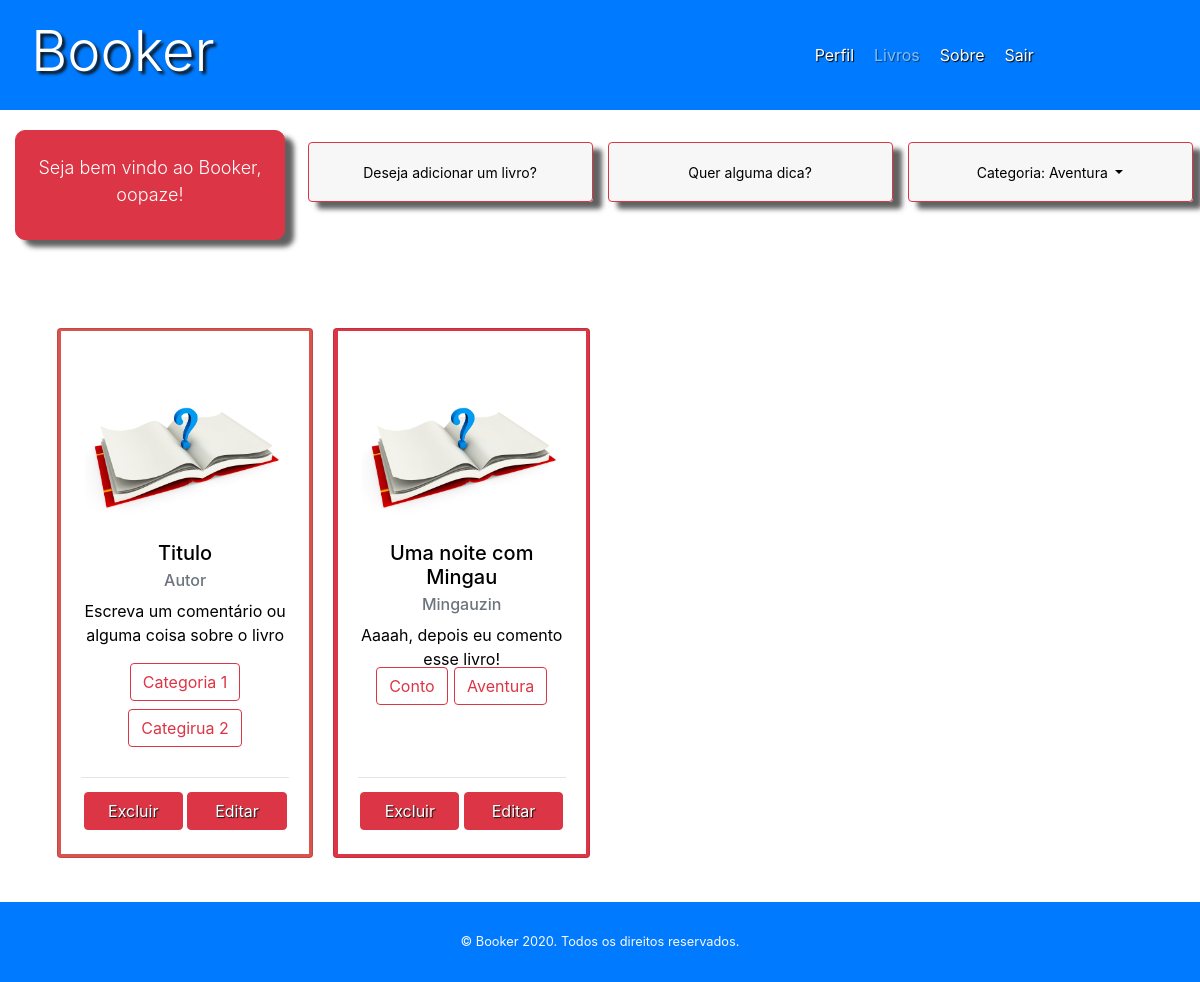
The app's page /book/Aventura (signed in) with its own data.
### app/models/table.py (models this page shows, shortened)
class User(db.Model):
	__tablename__ = 'users'
	id = db.Column(db.Integer, primary_key='True')
	username = db.Column(db.String(20), unique=True)
	password = db.Column(db.String(30))
	name = db.Column(db.String(30))
	email = db.Column(db.String(30), unique=True)
	criado_em = db.Column(db.DateTime, default=datetime.now())
	image = db.relationship('UserImage', backref='users')
	books = db.relationship('Book', backref='users')
	@property
	def is_authenticated(self):
		return True

class Category(db.Model):
	__tablename__ = 'categories'
	id = db.Column(db.Integer, primary_key=True)
	categoria = db.Column(db.String(40), nullable=False, unique=True)

class Book(db.Model):
	__tablename__ = 'books'
	id = db.Column(db.Integer, primary_key=True)
	titulo = db.Column(db.String(100), nullable=False)
	autor = db.Column(db.String(30), default='Desconhecido')
	nota = db.Column(db.Float)
	lido = db.Column(db.Boolean, default=False)
	comment = db.Column(db.String(100), default="Aaaah, depois eu comento esse livro!")
	criado_em = db.Column(db.DateTime, default=datetime.now())
	owner = db.Column(db.Integer, db.ForeignKey('users.id'))
	file = db.relationship('BookFile', backref='Book')
	categories = db.relationship(Category,
							secondary=Book_category,
							backref=db.backref('books',
												lazy='dynamic'))

### app/controllers/default.py (the view)
@app.route('/book/<categoria>', methods=['GET', 'POST'])
@app.route('/books', methods=['GET', 'POST'])
@login_required
def books(categoria=None):
	books = Book.query.filter_by(owner=int(current_user.id)).all()
	categories = []
	for book in books:
		for category in book.categories:
			if category not in categories and category.categoria != categoria:
				categories.append(category)
			if book.file:
				loadbook(book.file[0].file, book.id)
	categoria_now = None
	if categoria:
		categoria_now = categoria
		books_categoria = []
		for book in books:
			for categoria_book in book.categories:
				if categoria_book.categoria == categoria:
					books_categoria.append(book)
		books = books_categoria
	files = []
	BookForm_ = BookForm()
	updateBookForm_ = BookForm()
	return render_template('books.html',
	 						title='Livros',
	 						user=current_user,
	 						categorias=categories,
	 						books=books,
	 						newBook=BookForm_,
	 						updatebook=updateBookForm_,
	 						categoria_now = categoria_now)

### app/controllers/default.py (called while the page is built)
@lm.user_loader
def load_user(user_id):
    return User.query.filter_by(id=user_id).first()

### app/templates/books.html (shortened to what this page needs)
<!DOCTYPE html>
<html>
	<head>
		<link rel="stylesheet" type="text/css" href="{{ url_for('static', filename='css/bootstrap.min.css')}}">
		<link rel="stylesheet" href="{{ url_for('static', filename='css/book.css')}}">
		<link rel="stylesheet" href="{{ url_for('static', filename='css/header.css')}}">
		<link rel="stylesheet" href="https://cdnjs.cloudflare.com/ajax/libs/font-awesome/4.7.0/css/font-awesome.min.css">
	</head>
	<body>
		<div class="container-fluid">
			<header>
			  	<div class="row">
					<nav class="navbar navbar-expand-lg navbar-dark bg-primary">
			  			<div class="col-md-4">
					  		<div id='logo-menu'>
								<a id='logo' href="{{url_for('books')}}">
									<h2 class="display-4"> Booker </h2>
								</a>
							</div>
						</div>
						<div class="col-md-4 offset-md-4">
						  	<div class="collapse navbar-collapse" id="navbarNavDropdown">
							    <a class="menu-item" href="{{ url_for('perfil', username=current_user.username) }}">Perfil</a>
							    <a class="menu-item isDisabled" href="">Livros</a>
							    <a class="menu-item" data-toggle="modal" data-target="#sobreModal"> Sobre </a>
							    <a class="menu-item" data-toggle="modal" data-target="#sairModal">Sair</a>
						  	</div>
						</div>
					</nav>
				</div>
			</header>
		</div>
		<div class="container-fluid" id='centerPage'>
			<div class="row" id='Welcome'>
				<div class="col-md-3 header-message-align">
					<div class="card-dados btn btn-danger ">
						<p class="lead welcome-text"> Seja bem vindo ao Booker, {{ current_user.username }}!</p>
					</div>
				</div>
				<div class="col-md-3 buttons-conteiner">
				    <button type="button" class="btn Selector-Button btn-outline-danger" data-toggle="modal" data-target="#InserirBook">Deseja adicionar um livro? </button>
				</div>
				<div class="col-md-3 buttons-conteiner">
				    <button onclick="showmessage()" data-toggle="modal" data-target="#tipModal" type="button" class="btn Selector-Button btn-outline-danger"> Quer alguma dica? </button>
				</div>
				<div class="col-md-3 buttons-conteiner">
				    <button type="button" class="btn Selector-Button btn-outline-danger dropdown-toggle" data-toggle="dropdown" id='select-bt'>
				    	{% if categoria_now %}
				    		Categoria: {{ categoria_now }}
				    	{% else %}
							Categoria: Todos
				    	{% endif %}
				   	</button>
				</div>
			</div>
			<div class="row book-space">
				<div class="col-md-3" style="padding: 10px">
					<button class="card card-size-control align-center" style="width: 18rem;">
						<div class="card-color">
						    <img class="card-img-top" src="/static/image/profilepattern.jpg" alt="Card image cap">
						  	<div class="card-body">
						  		<div style="height: 180px">
								    <h5 class="card-title">Titulo</h5>
								    <h6 class="card-subtitle mb-2 text-muted">Autor</h6>
								    <p class="card-text">Escreva um comentário ou alguma coisa sobre o livro</p>
							    </div>
							    <div class="categorias">
								    <label class="btn btn-outline-danger">Categoria 1</label>
								    <label class="btn btn-outline-danger">Categirua 2</label>
								</div>
							    <hr style="width: 100%; clear: both;">
						  	</div>
						  	<div class="card-footer-control">
						  		<a class="card-button btn btn-danger"> Excluir </a>
						  		<a class="card-button btn btn-danger"> Editar </a>
						  	</div>
					  	</div>
					</button>
				</div>
				{% for book in books %}
					<div class="col-md-3" style="padding: 10px">
						{% if book.lido %}
							<button class="card card-size-control align-center bg-success" style="width: 18rem;">
						{% else %}
							<button class="card card-size-control align-center bg-danger" style="width: 18rem;">
						{% endif %}
							<div class="card-color">
							    <a  data-toggle="modal" data-target="#read{{book.id}}"><img class="card-img-top" src="/static/image/profilepattern.jpg" alt="Card image cap">
							    </a>
							  	<div class="card-body">
							  		<div style="height: 180px">
									    <h5 class="card-title">{{ book.titulo }}</h5>
									    <h6 class="card-subtitle mb-2 text-muted">{{ book.autor }}</h6>
									    <p class="card-text text-justify-center"> {{book.comment}} </p>
								    </div>
								    <div class="categorias">
								 	{% for category in book.categories %}
								 		{% if book.lido %}
											<a class="btn btn-outline-success" href="{{url_for('books', categoria=category.categoria)}}">{{ category.categoria }} </a>
										{% else %}
											<a href="{{url_for('books', categoria=category.categoria)}}" class="btn btn-outline-danger"> {{ category.categoria }}</a>
										{% endif %}
									{% endfor %}
									</div>
								 	<hr style="width: 100%; clear: both;">
							  	</div>
							  	<div class="card-footer-control">
							  		{% if book.lido %}
							  			<a class="card-button btn btn-success" onclick="myFunction('{{book.id}}')"> Excluir </a>
								  		<a class="card-button btn btn-success" data-toggle="modal" data-target="#edit{{book.id}}"> Editar </a>
									{% else %}
								  		<a onclick="myFunction('{{book.id}}')" class="card-button btn btn-danger"> Excluir </a>
								  		<a class="card-button btn btn-danger" data-toggle="modal" data-target="#edit{{book.id}}"> Editar </a>
									{% endif %}
							  	</div>
						  	</div>
							</button>
					</div>
				{% endfor %}
			</div>
		</div>
		<footer class="bg-primary">
		    <div class="footer-p">
		    	<p class="text-light small mb-4 mb-lg-0">© Booker 2020. Todos os direitos reservados.</p>
		    </div>
		</footer>
	</body>
</html>

### app/static/css/book.css (style rules this page uses)
body { width: 100%; background-image: url('/static/image/fundo.jpg'); background-size: cover; }
#centerPage { padding-top: 10px; width: 100%; min-height: 464px; background-color: rgba(255, 255, 255, 0.7); }
.card-dados { padding: 15px 0; width: 100%; max-height: 150px; color: black; text-align: center; max-width: 100%; border-radius: 10px; box-shadow: 9px 7px 5px rgba(50, 50, 50, 0.77); }
.card-dados p { font-size: 18px !important; padding-top: 8px; }
#Welcome { padding: 10px 0 15px 0; }
.header-message-align { margin: 0 0 30px 0; }
.welcome-text { color: white; }
.Selector-Button { background-color: rgba(247,247,247, 0.9); color: black; width: 300px; max-width: 95%; min-height: 60px; font-size: 14px; box-shadow: 9px 7px 5px rgba(50, 50, 50, 0.77); }
.buttons-conteiner { padding: 1% 0; text-align: center; width: 100%; }
.book-space { padding: 2% 4%; }
.card-body p { min-height: 50px; }
.card-size-control { align-items: center; margin: 10px 0; min-height: 530px; padding: 2px; width: 100% !important; background-color: rgb(217, 83, 79); }
.card-color { width: 99%; background-color: white; height: 523px; }
.categorias { align-items: center; text-align: center; margin: -60px 0 10px 0; padding: 2px; height: 100px; max-width: 100%; }
.categorias a { max-height: 90px; margin: 4px 1px; }
.card-button { max-width: 50%; width: 40%; }
.card-footer-control { width: 100%; height: 40px; clear: both; margin-bottom: 10px; }
.card-footer-control a { margin-top: -35px; color: white; text-shadow: 1px 1px 1px #111111; }
.card img { padding-top: 30px; max-height: 200px; max-width: 200px; }

### app/static/css/header.css (style rules this page uses)
body { width: 100%; }
header { width: 100%; }
header nav { width: 100%; height: 110px; }
.isDisabled { color: currentColor; cursor: not-allowed; opacity: 0.5; text-decoration: none; }
#navbarNavDropdown { width: 100%; }
#navbarNavDropdown a { color: white; }
.menu-item { padding: 0px 15px 0px 5px; text-shadow: 1px 1px 1px #000000; color: white; }
#logo-menu { max-width: 80%; float: left; }
#logo h2 { text-decoration: none; text-align: left; color: #FFFFFF; text-shadow: 3px 3px 3px #111111; width: 80%; padding-top: 1px; }
footer { height: 80px !important; }
footer p { height: 20px; padding: 30px 0px 20px 0; }
.footer-p { width: 100%; text-align: center; }

### records on screen
User: username "oopaze"
Category: categoria "Aventura"
Book: titulo "Uma noite com Mingau", autor "Mingauzin", comment "Aaaah, depois eu comento esse livro!"
Category: categoria "Conto"
